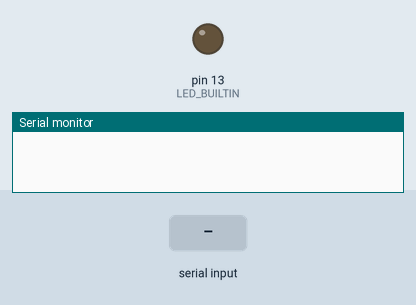
This sketch was run on a simulated Arduino Uno, built with avr-gcc and run on an emulated ATmega328P. Shown: output pins drawn as LEDs (lit = HIGH), the last lines printed to the serial monitor. Inputs (shaded band) come from the test bench.

Above: at 1.2 s.
1.3 s: "90,45\n" received over Serial
At 1.6 s:
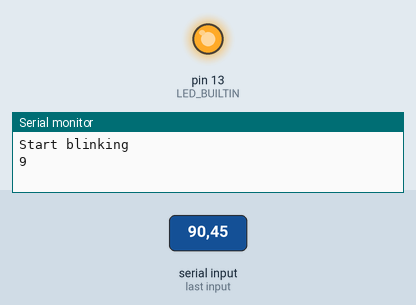
Timing chart, 0 to 4.3 s (numbered marks = the images above; inputs shaded):
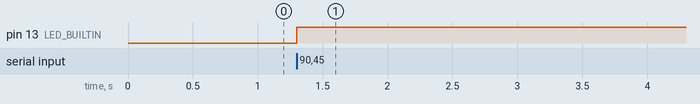

The sketch:

led_controller.ino.ino
```cpp
char incomeByte;
int delaySecond;
bool isBlink = false; // default is false
void setup() {
  // put your setup code here, to run once:
  Serial.begin(9600);
  pinMode(LED_BUILTIN, OUTPUT);
}

void loop() {
  // put your main code here, to run repeatedly:
  if (Serial.available() > 0) {
    incomeByte = Serial.read();
    if (isDigit(incomeByte)) {
      delaySecond = ((int)incomeByte - 48) * 1000;
      isBlink = true;
      Serial.println("Start blinking");
    }else if (incomeByte == '#') {
      isBlink = false;
      Serial.println("Stop blinking");
    }
  }
  if (isBlink) {
    Serial.println(String(delaySecond / 1000));
    digitalWrite(LED_BUILTIN, HIGH);
    delay(delaySecond);
    digitalWrite(LED_BUILTIN, LOW);
    delay(delaySecond);
  }else {
    digitalWrite(LED_BUILTIN, LOW);
  }
}
```

Measured:
- after the input at 1.3 s, pin 13 (LED_BUILTIN): LOW → HIGH at once
